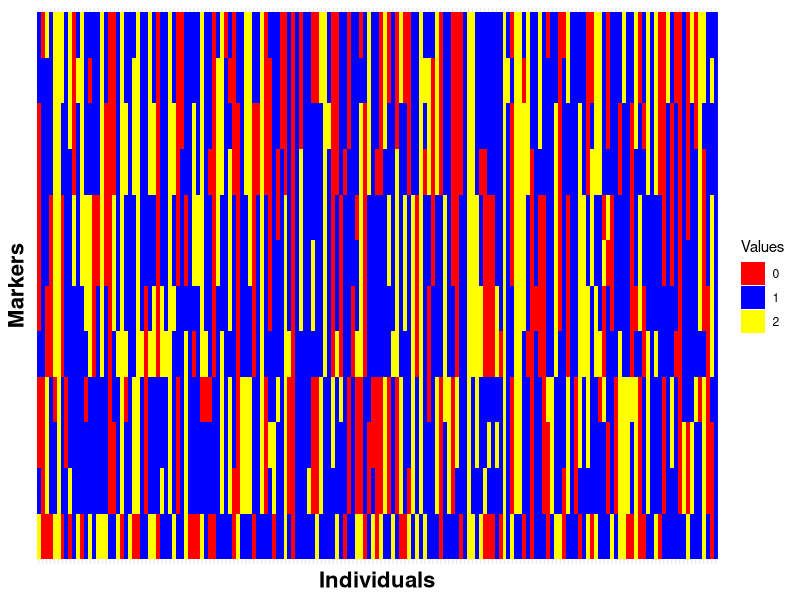
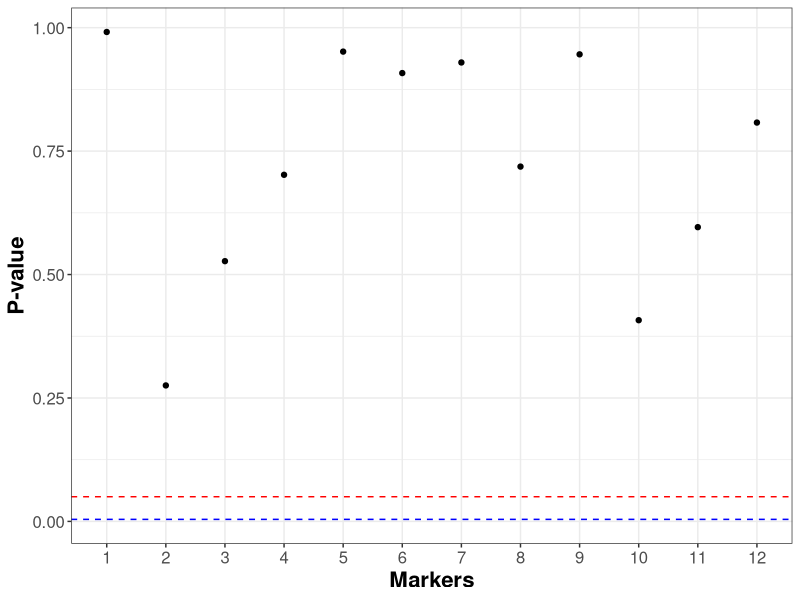
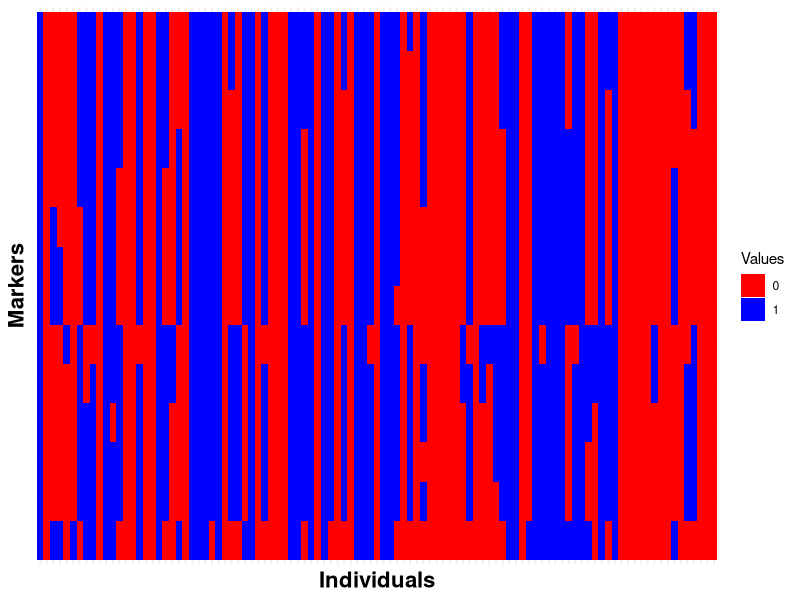
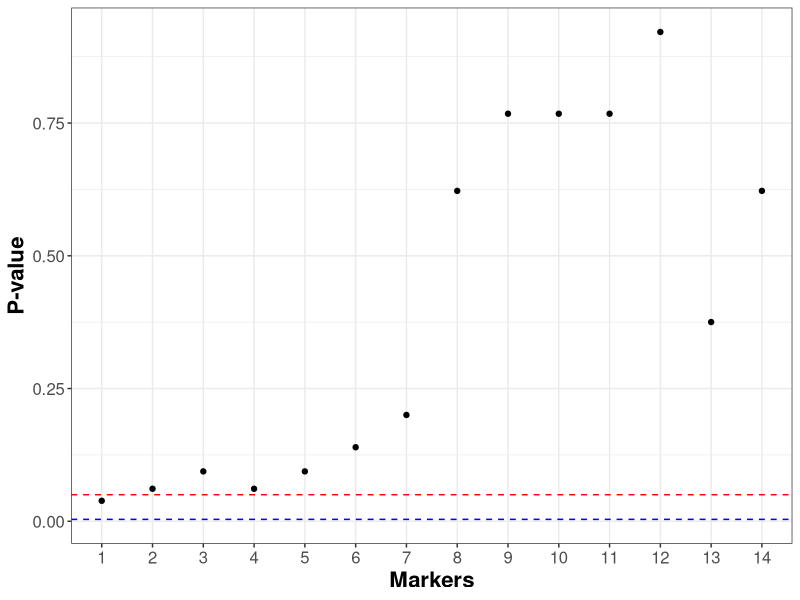

Here is the R script that generated these plots, in order:
## ---- chunk 1
remove(list = ls())
library(tidyverse)
## ---- chunk 2
maize_df <- read.csv("maize.csv")

head(maize_df)
dim(maize_df)
markers <- maize_df[,2:13]
## ---- chunk 3
markers %>% mutate(ind = rownames(markers)) %>%
  pivot_longer(-ind, names_to = "mrk", values_to = "value") %>% 
  ggplot(aes(x = ind, y = mrk, fill = as.factor(value)))+
  geom_tile()+
  scale_fill_manual(name = "Values",
                    values = c("0" = "red",
                                "1" = "blue",
                                "2" = "yellow"))+
  labs(x = "Individuals",
       y = "Markers")+
  theme_minimal()+
  theme(axis.title = element_text(size = 16, face = "bold"),
        axis.text = element_blank(),
        axis.ticks = element_blank())
## ---- chunk 4
exp <- c(0.25, 0.5, 0.25)

p.value <- c()

M <- ncol(markers)

for (m in 1:M){
  obs <- table(markers[,m])
  p.value[m] <- chisq.test(x = obs, p = exp)$p.value
} 

print(p.value)
## ---- chunk 5
p.value_df <- data.frame(marker = 1:length(p.value),
                         p.value = p.value)

p.value_df %>%
  mutate(marker = factor(marker)) %>%
  ggplot(aes(x = marker, y = p.value)) +
  geom_point() +
  geom_hline(yintercept = 0.05, color = "red", linetype = "dashed") +  
  geom_hline(yintercept = 0.05/M, color = "blue",  linetype = "dashed") +  
  labs(x = "Markers", y = "P-value") +
  theme_bw() +
  theme(axis.title = element_text(size = 16, face = "bold"),
        axis.text = element_text(size = 12))
## ---- chunk 6
table(p.value > 0.05)
## ---- chunk 7
table(p.value > 0.05/M)
## ---- chunk 8
remove(list = ls())

mouse_df <- read.csv("mouse.csv")

head(mouse_df)

dim(mouse_df)
## ---- chunk 9
markers <- mouse_df[,2:15]

markers %>% mutate(ind = rownames(markers)) %>%
  pivot_longer(-ind, names_to = "mrk", values_to = "value") %>% 
  ggplot(aes(x = ind, y = mrk, fill = as.factor(value)))+
  geom_tile()+
  scale_fill_manual(name = "Values",
                    values = c("0" = "red",
                               "1" = "blue",
                               "2" = "yellow"))+
  labs(x = "Individuals",
       y = "Markers")+
  theme_minimal()+
  theme(axis.title = element_text(size = 16, face = "bold"),
        axis.text = element_blank(),
        axis.ticks = element_blank())
## ---- chunk 10
exp <- c(0.5, 0.5)

p.value <- c()

M <- ncol(markers)

for (m in 1:M){
  obs <- table(markers[,m])
  p.value[m] <- chisq.test(x = obs, p = exp)$p.value
} 

print(p.value)
## ---- chunk 11
p.value_df <- data.frame(marker = 1:length(p.value),
                         p.value = p.value)

p.value_df %>% mutate(marker = factor(marker)) %>%
  ggplot(aes(x = marker, y = p.value))+
  geom_point()+
  geom_hline(yintercept = 0.05, color = "red", linetype = "dashed")+
  geom_hline(yintercept = 0.05/M, color = "blue", linetype = "dashed")+
  labs(x = "Markers", y = "P-value")+
  theme_bw()+
  theme(axis.title = element_text(size = 16, face = "bold"),
        axis.text = element_text(size = 12))
## ---- chunk 12
table(p.value > 0.05)
## ---- chunk 13
table(p.value > 0.05/M)
